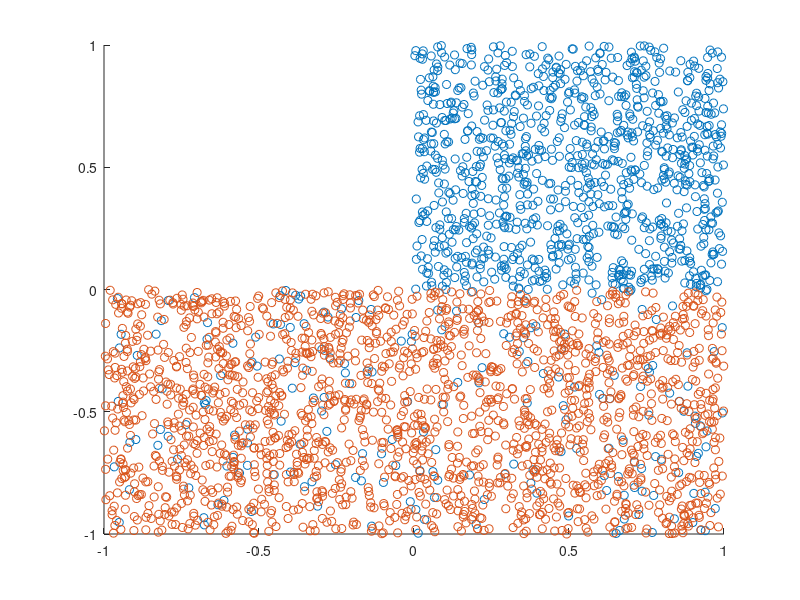

Source code (MATLAB): (Note: this script raises an error after producing the figure.)
function[] = test_head_classifier()
c = 1;
model_trainers = {
    @(X, T) train_linear_regression(X, T, c);
    @(X, T) train_logistic_regression(X, T, c);
    @(X, T) train_head_logistic_regression(X, T, c);
    % @(X, T) train_svm(X, T, c);
    };
fmts = {'g', 'm', 'k', 'y'};
names = {'linear regression', ...
    'logistic regression', 'Head LR'};
data_generators = {
    @() gen_asymmetric();
    %@() anti_fisher_discriminant();
    %@() anti_logistic_regression1();
    %@() anti_logistic_regression2();
    };
titles = {'data1', 'data2', 'data3', 'data4'};

close all;
AUCs = zeros(1, length(model_trainers));
for d = 1:length(data_generators)
    generator = data_generators{d};
    [X, labels] = generator();
    I = labels>0;
    pos = X(I, :);
    neg = X(~I, :);
    figure(d);
    scatter(pos(:, 1), pos(:, 2), 'r.');
    hold on;
    scatter(neg(:, 1), neg(:, 2), 'b.');
    for m = 1:length(model_trainers)
        trainer = model_trainers{m};
        model = trainer(X, labels);
        plot_linear_model(model, 1, fmts{m});
        AUCs(d, m) = auc(labels, linear_model(model, X));
    end
    legend([{'Pos', 'Neg'}, names]);
    title(titles(d));
    grid on;
    box off;
    hold off;
end
AUCs


function[X, labels] = gen_two_directions()
num_bar = 1000;
bar1 = [-2:4/num_bar:2;
    -2:4/num_bar:2;
    ]';
bar2 = [2:-4/num_bar:-2;
    -2:4/num_bar:2]';
num1 = size(bar1, 1);
num2 = size(bar2, 1);
bar1 = bar1 + (rand(num1, 2)-0.5)*1;
bar2 = bar2 + (rand(num2, 2)-0.5)*1;
X = [bar1; bar2];
T1 = 1/num1*[0:(num1-1)]' >= rand(num1, 1);
T2 = (0.6/num2*[0:(num2-1)]' + 0.2) >= rand(num2, 1);
T = [T1; T2];
labels = zeros(size(T));
labels(T) = 1;
labels(~T) = -1;

function[X, labels] = gen_asymmetric()
num_square = 1000;
X = [
    rand(num_square, 2);
    rand(num_square, 2)+ones(num_square, 1)*[0, -1];
    rand(num_square, 2)+ones(num_square, 1)*[-1, -1];];
labels = ones(num_square*3, 1);
T = rand(num_square*3, 1) < 0.9;
labels(T) = -1;
labels(1:num_square) = 1;